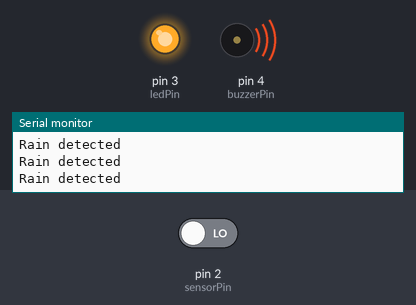
The sketch below on a simulated Arduino Uno, built with avr-gcc and run on an emulated ATmega328P. On the bench: output pins drawn as LEDs (lit = HIGH), buzzer (waves = sounding), the last lines printed to the serial monitor. The inputs (shaded band) are chosen by the test bench; at power-on: pin 2 (sensorPin) LOW.

Above: at 2.8 s.
2.9 s: pin 2 (sensorPin) driven HIGH
At 4.2 s:
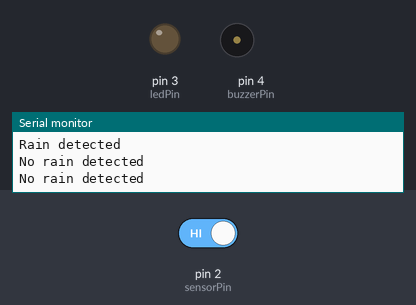
4.5 s: pin 2 (sensorPin) driven LOW
At 5.8 s:
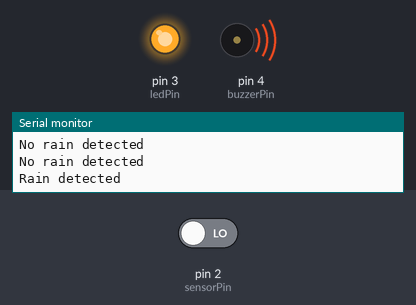
Timing chart, 0 to 7.5 s (numbered marks = the images above; inputs shaded):
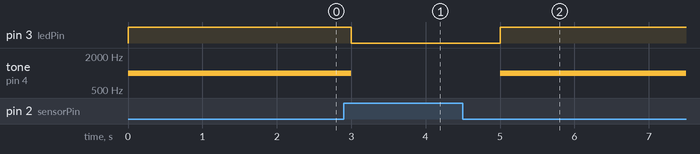

The sketch:

Code.cpp.ino
```cpp
const int sensorPin = 2;   // Raindrop sensor module
const int ledPin = 3;      // LED
const int buzzerPin = 4;   // Buzzer

void setup()
{
  pinMode(sensorPin, INPUT);   // Set sensorPin as input
  pinMode(ledPin, OUTPUT);     // Set ledPin as output
  pinMode(buzzerPin, OUTPUT);  // Set buzzerPin as output
  Serial.begin(9600);          // Start serial communication at 9600 baud rate
}

void loop()
{
  int sensorState = digitalRead(sensorPin);  // Read the digital value from the sensor

  if(sensorState == HIGH)  // No rain detected
  {
    digitalWrite(ledPin, LOW);    // Turn LED OFF
    noTone(buzzerPin);            // Stop playing any tone on the buzzer
    Serial.println("No rain detected");  // Output message to serial monitor
  }
  else  // Rain detected
  {
    digitalWrite(ledPin, HIGH);   // Turn LED ON
    tone(buzzerPin, 1000);        // Play a tone at 1000 Hz on the buzzer
    Serial.println("Rain detected");  // Output message to serial monitor
  }

  delay(1000);
}
```

Measured:
- after the input at 2.9 s, pin 3 (ledPin): HIGH → LOW after 0.10 s; tone on pin 4 (buzzerPin): 1000 Hz → silent after 0.10 s
- after the input at 4.5 s, pin 3 (ledPin): LOW → HIGH after 0.50 s; tone on pin 4 (buzzerPin): silent → 1000 Hz after 0.50 s
